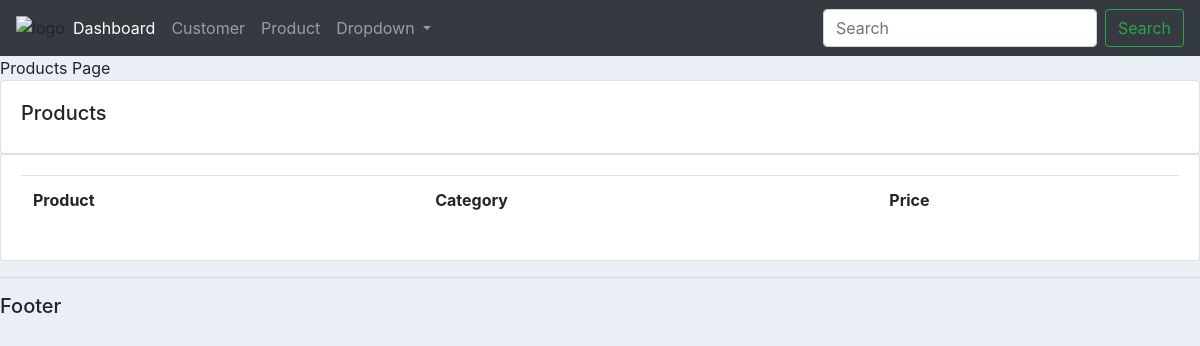
Before: /products/ with the older database file.
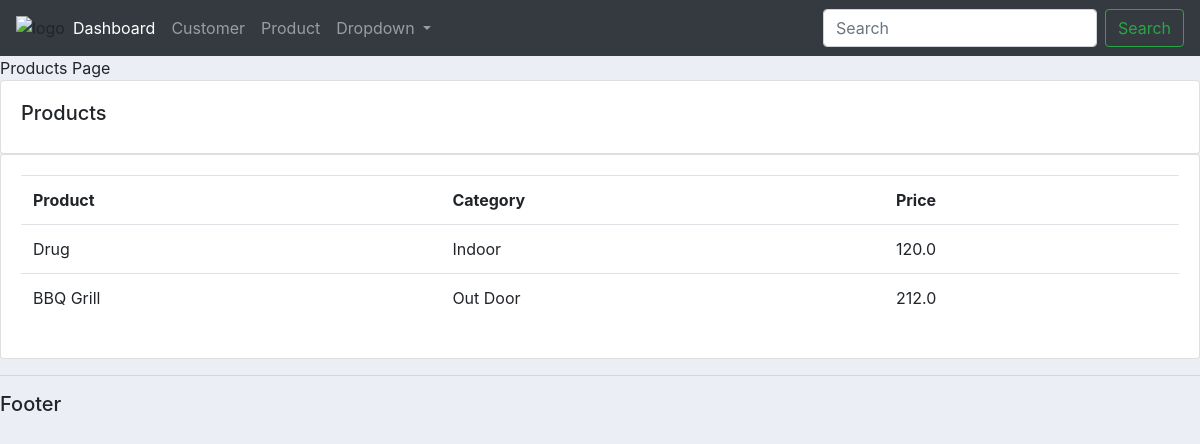
After: the same page with the newer database file.
### accounts/models.py (models this page shows, shortened)
class Product(models.Model):
    CATEGORY = (
        ('Indoor', 'Indoor'),
        ('Out Door', 'Out Door')
    )
    name = models.CharField("Product Name ", max_length=200, null=True)
    price = models.FloatField("Price", null=True)
    category = models.CharField("Category ", max_length=30, null=True, choices=CATEGORY)
    description = models.CharField("Description ", max_length=250, null=True, blank=True )
    date_created = models.DateTimeField(auto_now_add=True, null=True)
    tags = models.ManyToManyField(Tag)

### accounts/views.py (the view)
# urls.py: path('products/', views.products),
def products(request):
    products = Product.objects.all()
    return render(request, 'accounts/product.html', {'products': products})

### templates/accounts/product.html
{% extends 'accounts/main.html' %}
{% block title %} Products Page {% endblock %}
{% block content %}
<br>
		<div class="row">
			<div class="col-md">
				<div class="card card-body">
					<h5>Products</h5>
				</div>
				<div class="card card-body">
					<table class="table">
						<tr>
							<th>Product</th>
							<th>Category</th>
							<th>Price</th>
						</tr>
                        {% for i in products %}
                            <tr>
                                <td>{{i.name}}</td>
                                <td>{{i.category}}</td>
                                <td>{{i.price}}</td>
                            </tr>
                        {% endfor %}
					</table>
				</div>
			</div>
		</div>
{% endblock %}

Changed rows visible on the page:
added Product: name "Drug", category "Indoor", price "120.0"
added Product: name "BBQ Grill", category "Out Door", price "212.0"
